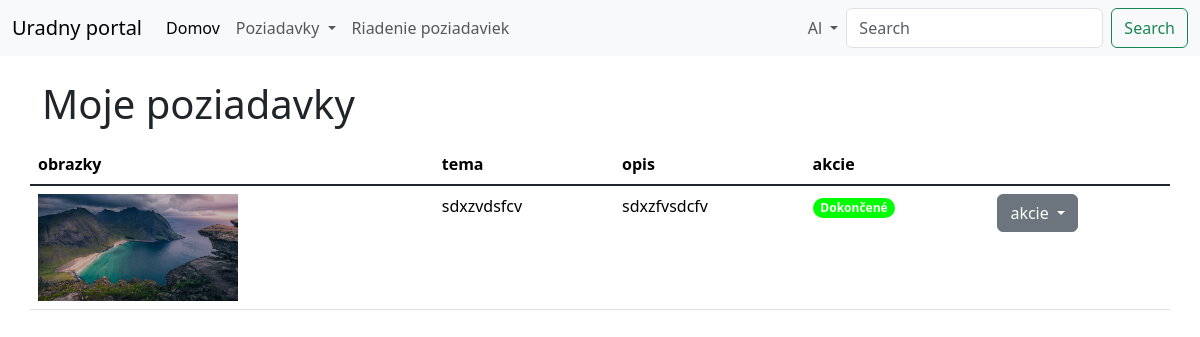
Page /my-tickets.php (signed in) on the committed database.
### tables this page shows
CREATE TABLE `users` (
  `id` int(11) UNSIGNED NOT NULL,
  `first_name` varchar(100) NOT NULL,
  `last_name` varchar(100) NOT NULL,
  `email` varchar(255) NOT NULL,
  `date_of_birth` date NOT NULL,
  `password` varchar(255) NOT NULL,
  `group_id` int(11) UNSIGNED NOT NULL,
  `created_at` timestamp NOT NULL DEFAULT current_timestamp(),
  `updated_at` timestamp NOT NULL DEFAULT current_timestamp()
);

CREATE TABLE `tickets` (
  `id` int(11) UNSIGNED NOT NULL,
  `title` varchar(255) NOT NULL,
  `description` text NOT NULL,
  `image` varchar(255) NOT NULL,
  `tag_id` int(11) UNSIGNED DEFAULT NULL,
  `user_id` int(11) UNSIGNED DEFAULT NULL,
  `created_at` timestamp NOT NULL DEFAULT current_timestamp(),
  `updated_at` timestamp NOT NULL DEFAULT current_timestamp()
);

CREATE TABLE `ticket_tags` (
  `id` int(11) UNSIGNED NOT NULL,
  `label` varchar(255) NOT NULL,
  `background` varchar(50) NOT NULL,
  `color` varchar(50) NOT NULL,
  `created_at` datetime NOT NULL DEFAULT current_timestamp(),
  `updated_at` timestamp NOT NULL DEFAULT current_timestamp()
);

### classes/Auth.php (called while the page is built, shortened)
<?php
require_once __DIR__ . '/Database.php';
class Auth extends Database
{
    public static function user()
    {
        static $cachedUser = null;
        if ($cachedUser !== null) {
            return $cachedUser;
        }
        $db = (new self())->getConnection();
        $sql = "SELECT * FROM users WHERE id = :id";
        $statement = $db->prepare($sql);
        $statement->execute(['id' => $_SESSION['user']]);
        $user = $statement->fetch();
        $cachedUser = $user ?: null;
        return $cachedUser;
    }
    public static function isRole(int $role)
    {
        $user = self::user();
        return $user && (int)$user['group_id'] === $role;
    }
}

### classes/Database.php (called while the page is built, shortened)
<?php
class Database
{
    private $conn;
    protected function connect()
    {
        $config = Settings::DATABASE;
        $options = [
            PDO::ATTR_ERRMODE => PDO::ERRMODE_EXCEPTION,
            PDO::ATTR_DEFAULT_FETCH_MODE => PDO::FETCH_ASSOC,
        ];
        try {
            $this->conn = new PDO(
                'mysql:host=' . $config['HOST'] .
                ';dbname=' . $config['DBNAME'] .
                ';port=' . $config['PORT'],
                $config['USER_NAME'],
                $config['PASSWORD'],
                $options
            );
        } catch (PDOException $e) {
            die('Chyba pripojenia: ' . $e->getMessage());
        }
    }
    public function getConnection()
    {
        return $this->conn;
    }
}

### classes/TicketService.php (called while the page is built, shortened)
<?php
require_once __DIR__ . '/Database.php';
class TicketService extends Database
{
    protected $connection;
    public function __construct()
    {
        $this->connection = $this->getConnection();
    }
    public function getUserTickets(int $userId)
    {
        $stmt = $this->connection->prepare("SELECT * FROM tickets WHERE user_id = :user_id");
        $stmt->execute(['user_id' => $userId]);
        return $stmt->fetchAll();
    }
    public function getAllTags()
    {
        $stmt = $this->connection->query("SELECT * FROM ticket_tags");
        return $stmt->fetchAll();
    }
}

### my-tickets.php (the view, shortened to what this page needs)
<?php
require_once __DIR__ . '/classes/Auth.php';
require_once __DIR__ . '/classes/TicketService.php';
$user = Auth::user();
$ticketService = new TicketService();
$tickets = $ticketService->getUserTickets($user['id']);
$tags = $ticketService->getAllTags();
$tagMap = [];
foreach ($tags as $tag) {
    $tagMap[$tag['id']] = $tag;
}
?>
<!doctype html>
<html lang="sk">
<head>
    <?php require_once __DIR__ . '/parts/head.php' ?>
</head>
<body>
    <?php require_once __DIR__ . '/parts/header.php' ?>
    <section class="main">
        <div class="container">
            <div class="row">
                <h2 class="display-6 mb-3 mt-4">Moje poziadavky</h2>
            </div>
            <div class="row">
                <table class="table">
                    <thead>
                        <tr>
                            <th scope="col">obrazky</th>
                            <th scope="col">tema</th>
                            <th scope="col">opis</th>
                            <th scope="col">akcie</th>
                        </tr>
                    </thead>
                    <tbody class="table-group-divider">
                        <?php foreach ($tickets as $ticket): ?>
                            <?php $tag = $tagMap[$ticket['tag_id']] ?? null; ?>
                            <tr>
                                <td>
                                    <img src="/project_PHP_SJ/project_PHP_SJ/<?= $ticket['image'] ?>" width="200" alt="">
                                </td>
                                <td><?= $ticket['title'] ?></td>
                                <td><?= $ticket['description'] ?></td>
                                <td>
                                    <span class="badge rounded-pill" style="background: <?= $tag['background'] ?>; color: <?= $tag['color'] ?>;">
                                        <?= $tag['label'] ?>
                                    </span>
                                </td>
                                <td>
                                    <div class="dropdown">
                                        <button class="btn btn-secondary dropdown-toggle" type="button" data-bs-toggle="dropdown" aria-expanded="false">
                                            akcie
                                        </button>
                                    </div>
                                </td>
                            </tr>
                        <?php endforeach; ?>
                    </tbody>
                </table>
            </div>
        </div>
    </section>
</body>
</html>

### parts/header.php (shortened to what this page needs)
<?php
require_once __DIR__ . '/../classes/Auth.php';
$user = Auth::user();
?>
<header class="header">
    <nav class="navbar navbar-expand-lg bg-body-tertiary">
        <div class="container-fluid">
            <a class="navbar-brand" href="./">Uradny portal</a>
            <div class="collapse navbar-collapse" id="navbarSupportedContent">
                <ul class="navbar-nav me-auto mb-2 mb-lg-0">
                    <li class="nav-item">
                        <a class="nav-link active" aria-current="page" href="./">
                            Domov
                        </a>
                    </li>
                    <?php if ($user): ?>
                    <li class="nav-item dropdown">
                        <a class="nav-link dropdown-toggle" href="./" role="button" data-bs-toggle="dropdown"
                            aria-expanded="false">
                            Poziadavky
                        </a>
                    </li>
                    <?php endif; ?>
                    <?php if (Auth::isRole(UserRoles::ADMIN)): ?>
                    <li class="nav-item">
                        <a class="nav-link" href="./control-panel.php">Riadenie poziadaviek</a>
                    </li>
                    <?php endif; ?>
                </ul>
                <div class="right-side d-flex">
                    <ul class="navbar-nav me-auto mb-2 mb-lg-0">
                        <li class="nav-item dropdown">
                            <a class="nav-link dropdown-toggle" href="#" id="accountDropdown" role="button"
                               data-bs-toggle="dropdown" aria-expanded="false">
                                <?= $user ? $user['first_name'] : 'ucet' ?>
                            </a>
                        </li>
                    </ul>
                    <form class="d-flex" method="get" action="./" role="search">
                        <input class="form-control me-2" type="search" name="search"
                               value="<?= $_GET['search'] ?? '' ?>"
                               placeholder="Search" aria-label="Search">
                        <button class="btn btn-outline-success" type="submit">Search</button>
                    </form>
                </div>
            </div>
        </div>
    </nav>
</header>

### css/templatemo-style.css (style rules this page uses)
.header, .navbar { z-index: 1040; position: relative; }

### rows in the picture
users: first_name "Al"
tickets: image (picture), title "sdxzvdsfcv", description "sdxzfvsdcfv", tag.label "Dokončené"
